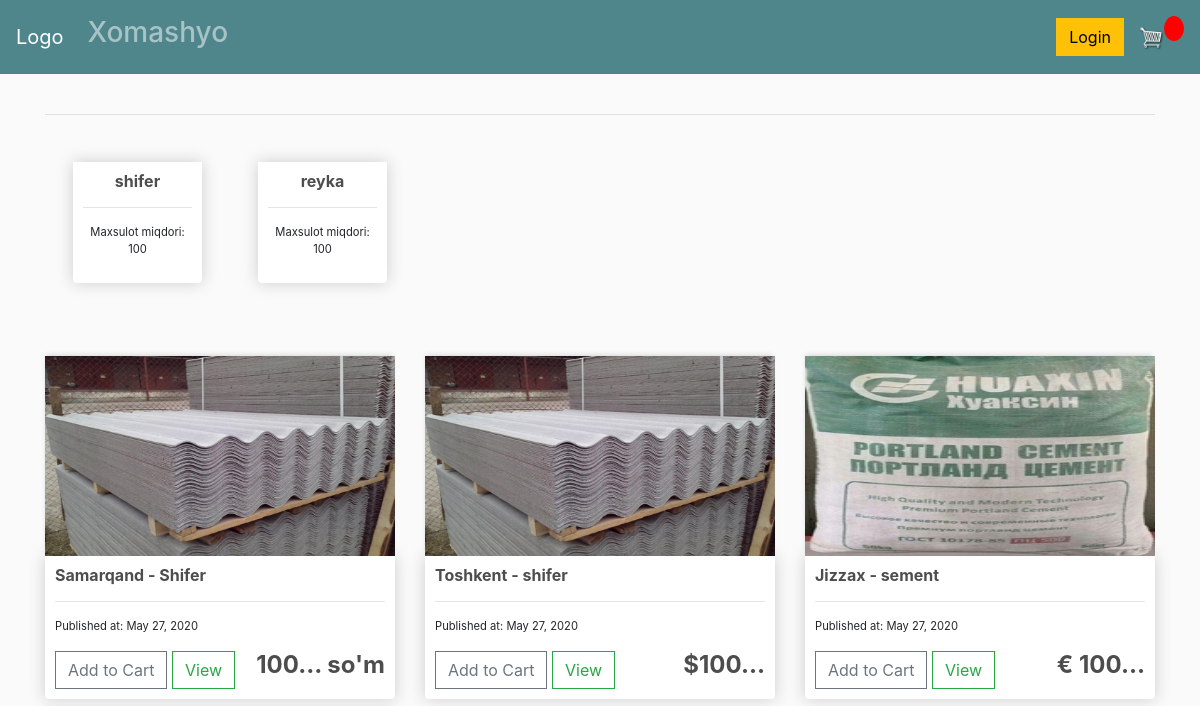
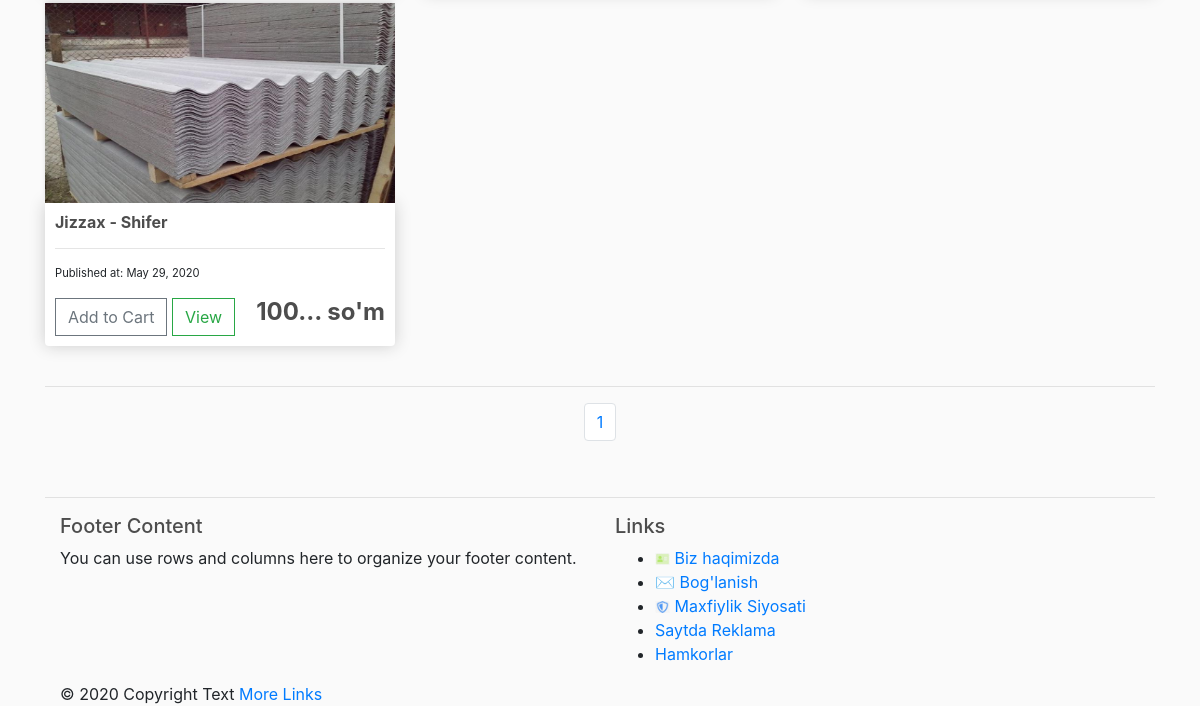
Before: / with the older database file (2 pictures, top to bottom).
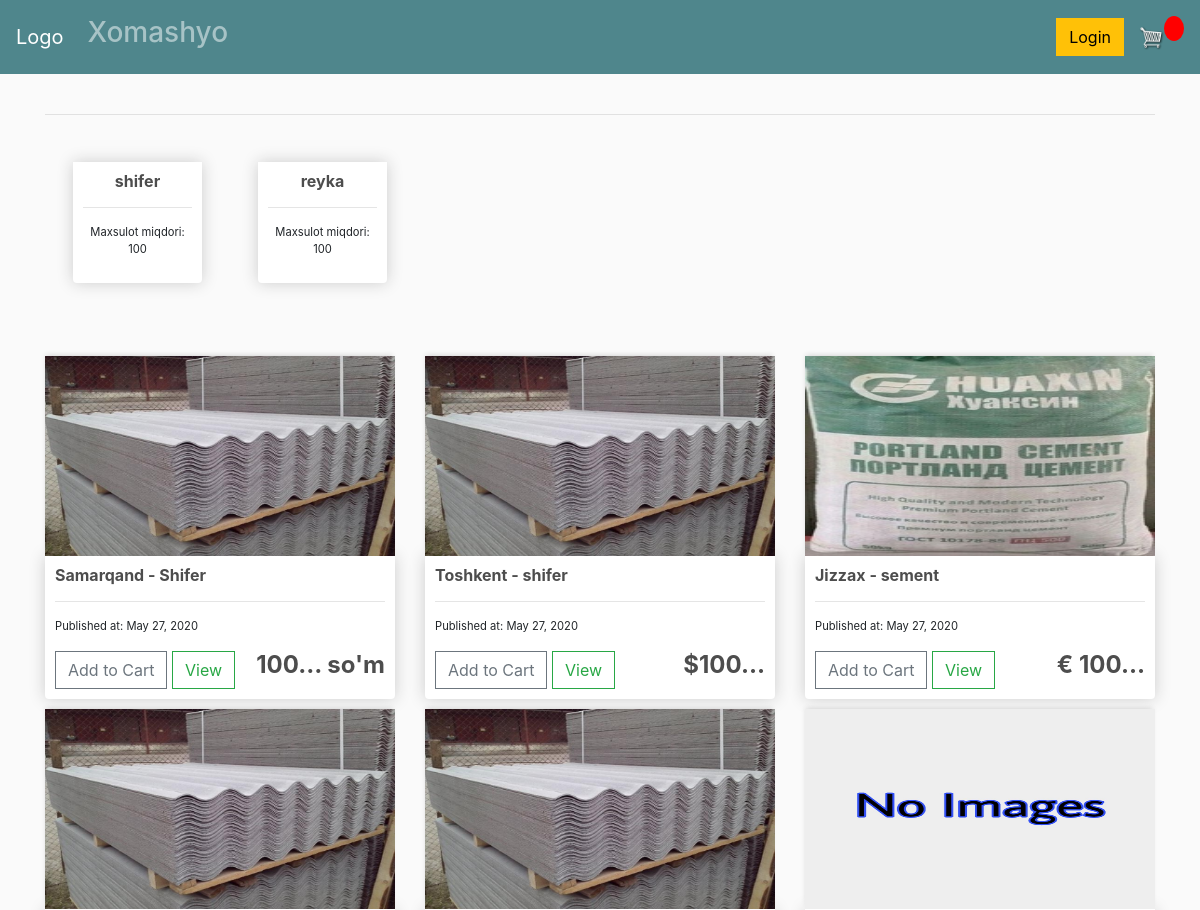
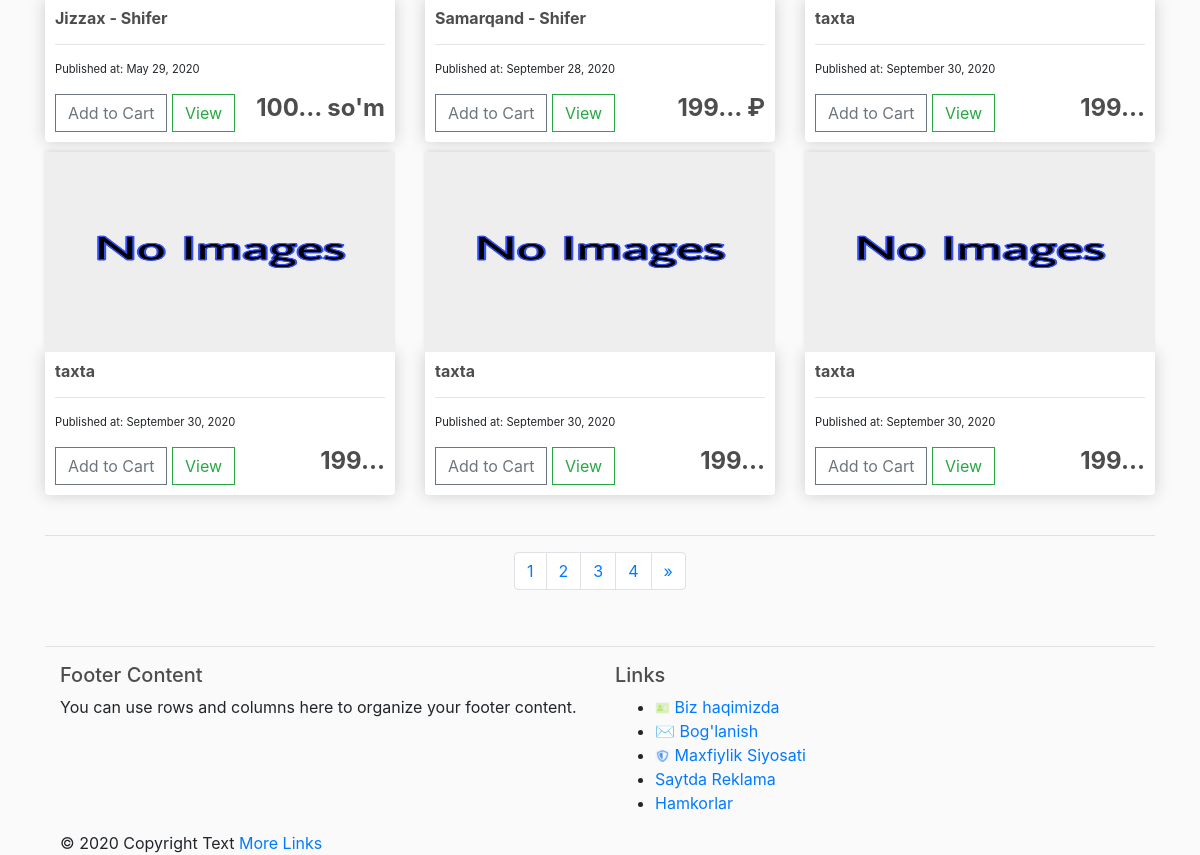
After: the same page with the newer database file (2 pictures, top to bottom).
### Product/models.py (models this page shows, shortened)
class Category(models.Model):
    name = models.CharField( verbose_name='Kategoriya Nomi', max_length=250, unique=True, )
    class Meta:
        verbose_name = 'Category'
        verbose_name_plural = 'Categories'

class Product(models.Model):
	name        = models.CharField( verbose_name='Maxsulot Nomi', max_length=250, )
	category    = models.ForeignKey( "Category",
                verbose_name = 'Maxsulot Kategoriyasi',
                related_name = 'product_name',
                on_delete    = models.CASCADE
            )
	description = models.TextField( verbose_name='Tavfsifi', help_text="Maxsulot haqida.", blank=True, null=True, )
	image       = models.ImageField( #default image
                upload_to='images',
                max_length=255,
                verbose_name='Maxsulot Rasmi',
                blank=True,
                null=True
            )
	class CurrecyChoice(models.TextChoices):
		SUM="so\'m",_('so\'m')
		USD='$',_('dollor')
		EUR='euro',_('euro')
		RUB='ruble',_('ruble')
		__empty__=_('')
	currency    = models.CharField( verbose_name='Valyuta turi', max_length=5,
                choices=CurrecyChoice.choices,
                default=CurrecyChoice.__empty__,
            )
	price       = models.DecimalField( verbose_name='Maxsulot Narxi', max_digits=10, decimal_places=2, default=100,
                validators=(
                    MinValueValidator(100),
                    MaxValueValidator(100000000),
                )
            )
	published_at = models.DateTimeField( auto_now_add=True )
	updated_at  =models.DateTimeField( auto_now=True )
	class Meta:
		verbose_name = 'Product'
		verbose_name_plural = 'Products'

### Product/views.py (the view)
# urls.py: path('',                    Product_List_View.as_view(),   name='product-list'),
class Product_List_View(View):
	template_name='ProductPages/product-list.html'
	context={}
	model=Category
	look_up='id'
	def get_object(self):
		id=self.kwargs.get(self.look_up)
		queryset_products_list = Product.objects.all()
		queryset_category_list = Category.objects.all()
		if id is not None:
			queryset_category		  = get_object_or_404(self.model, id=id)
			queryset_products_list	  = queryset_category.product_name.all()
		return queryset_category_list, queryset_products_list
	def get(self, request, id=None, *args, **kwargs):
		product_object_list  = None
		category_object_list = None
		category_object_list, product_list = self.get_object()
		paginator     = Paginator(product_list, 9)
		page_num      = paginator.num_pages
		page_indexes  = [x for x in range(1, page_num + 1)]
		page_number 		= request.GET.get('page')
		product_object_list = paginator.get_page(page_number)
		self.context['product_object_list']  = product_object_list
		self.context['category_object_list'] = category_object_list
		self.context['page_indexes']		 = page_indexes
		return render(
            request,
            self.template_name,
            self.context
        )

### templates/ProductPages/product-list.html
{% extends 'ProductPages/base.html' %} {% load static %} {% block content %}
<hr>
<div class='container'>
    <br> {% include "ProductPages/includes/categories.html" %}
</div>
<div class="row" style="margin-top: 5%;">
    {% for product in product_object_list %}
    <div class="col-lg-4">
        {% if product.image %}
        <img class="thumbnail" src="{{ product.image.url }}"> {% else %}
        <img class="thumbnail" src="{% static 'images/no_image.jpg' %}" alt=""> {% endif %}
        <div class="box-element product">
            <h6><strong>{{product.name}}</strong></h6>
            <hr>
            <p style="font-size: 70%">Published at: {{ product.published_at|date:"F j, Y" }}</p>
            {% if user.is_staff %}
            <a href="{% url 'Products:product-update' product.id %}" data-product="" data-action="extra-option" class="btn btn-outline-secondary add-btn extra-option-cart">Update</a> {% else %}
            <button data-product="{{product.id}}" data-action="add" class="btn btn-outline-secondary add-btn update-cart">Add to Cart</button> {% endif %}
            <a class="btn btn-outline-success" target="_blank" href="{% url 'Products:product-detail' product.id %}">View</a> {% if product.currency == '$' %}
            <h4 style="display: inline-block; float: right "><strong>{{product.currency }}{{ product.price|truncatechars:"4" }}</strong></h4>
            {% elif product.currency == 'euro' %}
            <h4 style="display: inline-block; float: right "><strong>&#8364; {{ product.price|truncatechars:"4" }}</strong></h4>
            {% elif product.currency == 'ruble' %}
            <h4 style="display: inline-block; float: right "><strong>{{ product.price|truncatechars:"4" }} &#8381;</strong></h4>
            {% else %}
            <h4 style="display: inline-block; float: right "><strong>{{ product.price|truncatechars:"4" }} {{product.currency}}</strong></h4>
            {% endif %}
        </div>
    </div>
    {% endfor %}
</div>
<br>
<hr> {% include "ProductPages/includes/pagination.html" %} {% endblock content %}

### templates/ProductPages/base.html (shortened to what this page needs)
<!DOCTYPE html> {% load static %}
<html>
<head>
    <link rel="stylesheet" href="https://stackpath.bootstrapcdn.com/bootstrap/4.4.1/css/bootstrap.min.css">
    <link rel="stylesheet" type="text/css" href="{% static 'css/main.css' %}">
    <link rel="stylesheet" type="text/css" href="{% static 'css/slider.css' %}">
</head>
<body>
    {% include "ProductPages/includes/navbar.html" %}
    <div class="container">
        <br> {% block content %} {% endblock content %}
    </div>
    <div class="product-detail">
        <br> {% block detail %} {% endblock detail %}
    </div>
    <div class='container'>
        <hr> {% include "ProductPages/includes/footer.html" %}
    </div>
</body>
</html>

### templates/ProductPages/includes/navbar.html (shortened to what this page needs)
{% load static %}
<nav class="navbar navbar-expand-lg navbar-dark bg-dark">
    <a class="navbar-brand" href="{% url 'Products:product-list' %}">Logo</a>
    <div class="collapse navbar-collapse" id="navbarSupportedContent">
        <ul class="navbar-nav mr-auto">
            <li class="nav-item active">
                <h3><a class="nav-link" href="{% url 'Products:product-list' %}">Xomashyo <span class="sr-only">(current)</span></a></h3>
            </li>
        </ul>
        <div class="form-inline my-2 my-lg-0">
            {% if user.is_staff %}
            <a href="/accounts" class="btn btn-outline-success" style="color: black;">Welcome {{ user.username }}</a>
            <a href="{% url 'Auth:logout-request' %}" class="btn btn-outline-warning" style="color: black;">Logout</a>
            <a href="{% url 'Products:product-create' %}" class="btn btn-outline-info" style="color: black;">Create</a> {% elif user.is_authenticated %}
            <a href="" class="btn btn-outline-success" style="color: rgb(70, 3, 3);">Welcome {{ user.username }}</a>
            <a href="{% url 'Auth:logout-request' %}" class="btn btn-outline-warning" style="color: black;">Logout</a> {% else %}
            <a href="{% url 'Auth:login-request' %}" class="btn btn-warning" style="color: black;">Login</a> {% endif %}
            <a href="#">
                <img id="cart-icon" src="{% static 'images/cart.png' %}">
            </a>
            <p id="cart-total">{{cartItems}}</p>
        </div>
    </div>
</nav>

### templates/ProductPages/includes/categories.html
<div class="row">
    {% for category in category_object_list %}
    <div class="col-lg-2">
        <a class="btn" href="{% url 'Products:product-list' category.id %}">
            <div class="box-element product ">
                <h6><strong>{{category.name}}</strong></h6>
                <hr>
                <p style="font-size: 70% ">Maxsulot miqdori: 100</p>
            </div>
        </a>
    </div>
    {% endfor %}
</div>

### templates/ProductPages/includes/pagination.html (shortened to what this page needs)
<nav aria-label="Page navigation example">
    <ul class="pagination justify-content-center">
        {% for page_index in page_indexes %}
            <li class="page-item"><a class="page-link" href="?page= {{ page_index }}">{{ page_index }}</a></li>
        {% endfor %}
        {% if product_object_list.has_next %}
            <li class="page-item">
                <a class="page-link" href="?page={{ product_object_list.next_page_number }}" aria-label="Next">
                    <span aria-hidden="true">&raquo;</span>
                </a>
            </li>
        {% endif %}
    </ul>
</nav>

### templates/ProductPages/includes/footer.html
{% load static %}
<footer class="page-footer">
    <div class="container">
        <div class="row">
            <div class="col l6 s12">
                <h5 class="white-text">Footer Content</h5>
                <p class="grey-text text-lighten-4">You can use rows and columns here to organize your footer content.</p>
            </div>
            <div class="col l4 offset-l2 s12">
                <h5 class="white-text">Links</h5>
                <ul>
                    <li>
                        <a class="grey-text text-lighten-3" href="#!"><img id="about-us-icon" src="{% static 'images/about-us.png' %}"> Biz haqimizda</a>
                    </li>
                    <li><a class="grey-text text-lighten-3" href="{% url 'Auth:contact-request' %}">&#9993; Bog'lanish</a></li>
                    <li>
                        <a class="grey-text text-lighten-3" href="#!"><img id="security-icon" src="{% static 'images/security.png' %}"> Maxfiylik Siyosati</a>
                    </li>
                    <li><a class="grey-text text-lighten-3" href="#!">Saytda Reklama</a></li>
                    <li><a class="grey-text text-lighten-3" href="#!">Hamkorlar</a></li>
                </ul>
            </div>
        </div>
    </div>
    <div class="footer-copyright">
        <div class="container">
            © 2020 Copyright Text
            <a class="grey-text text-lighten-4 right" href="#!">More Links</a>
        </div>
    </div>
</footer>

### static/css/main.css (style rules this page uses)
body { background-color: hsl(0, 0%, 98%); }
h1, h2, h3, h4, h5, h6 { color: hsl(0, 0%, 30%); }
.box-element { box-shadow: hsl(0, 0%, 80%) 0 0 16px; background-color: #fff; border-radius: 4px; padding: 10px; }
.thumbnail { width: 100%; height: 200px; -webkit-box-shadow: -1px -3px 5px -2px rgba(214, 214, 214, 1); -moz-box-shadow: -1px -3px 5px -2px rgba(214, 214, 214, 1); box-shadow: -1px -3px 5px -2px rgba(214, 214, 214, 1); }
.product { border-radius: 0 0 4px 4px; }
.bg-dark { background-color: #4f868c!important; }
#cart-icon { width: 25px; display: inline-block; margin-left: 15px; }
#security-icon { width: 15px; display: inline-block; }
#about-us-icon { width: 15px; display: inline-block; color: lightblue; }
#cart-total { display: block; text-align: center; color: #fff; background-color: red; width: 20px; height: 25px; border-radius: 50%; font-size: 14px; }
.col-lg-4, .col-lg-6, .col-lg-8, .col-lg-12 { margin-top: 10px; }
.btn { border-radius: 0; }

### static/css/slider.css (style rules this page uses)
.active { opacity: 1; }

Changed rows visible on the page:
added Product: image (picture), name "Samarqand - Shifer", published_at "September 28, 2020", price "199…"
added Product: name "taxta", published_at "September 30, 2020", price "199…"
added Product: name "taxta", published_at "September 30, 2020", price "199…"
added Product: name "taxta", published_at "September 30, 2020", price "199…"
added Product: name "taxta", published_at "September 30, 2020", price "199…"
Other visible differences:
new list line: "2"
new list line: "3"
new list line: "4"
